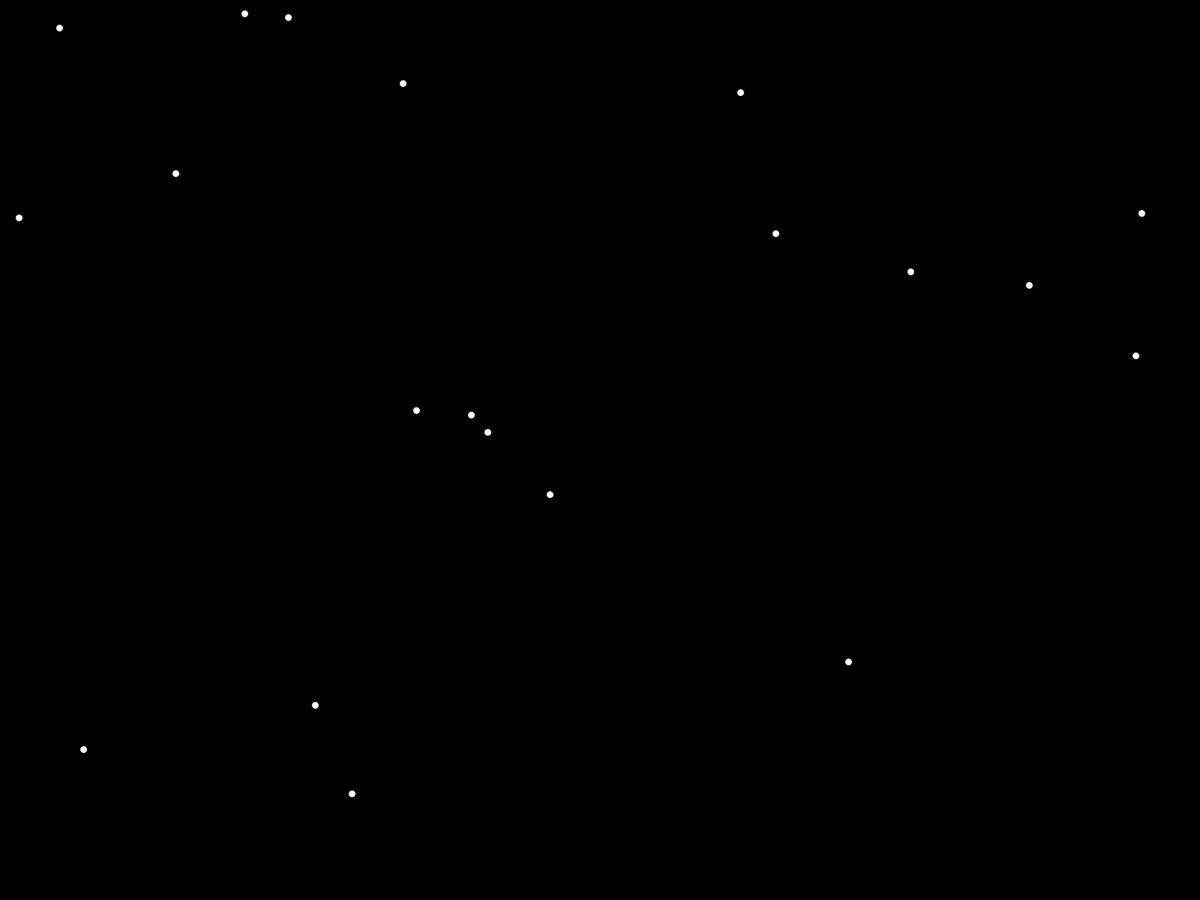
Frame 1 (no input)
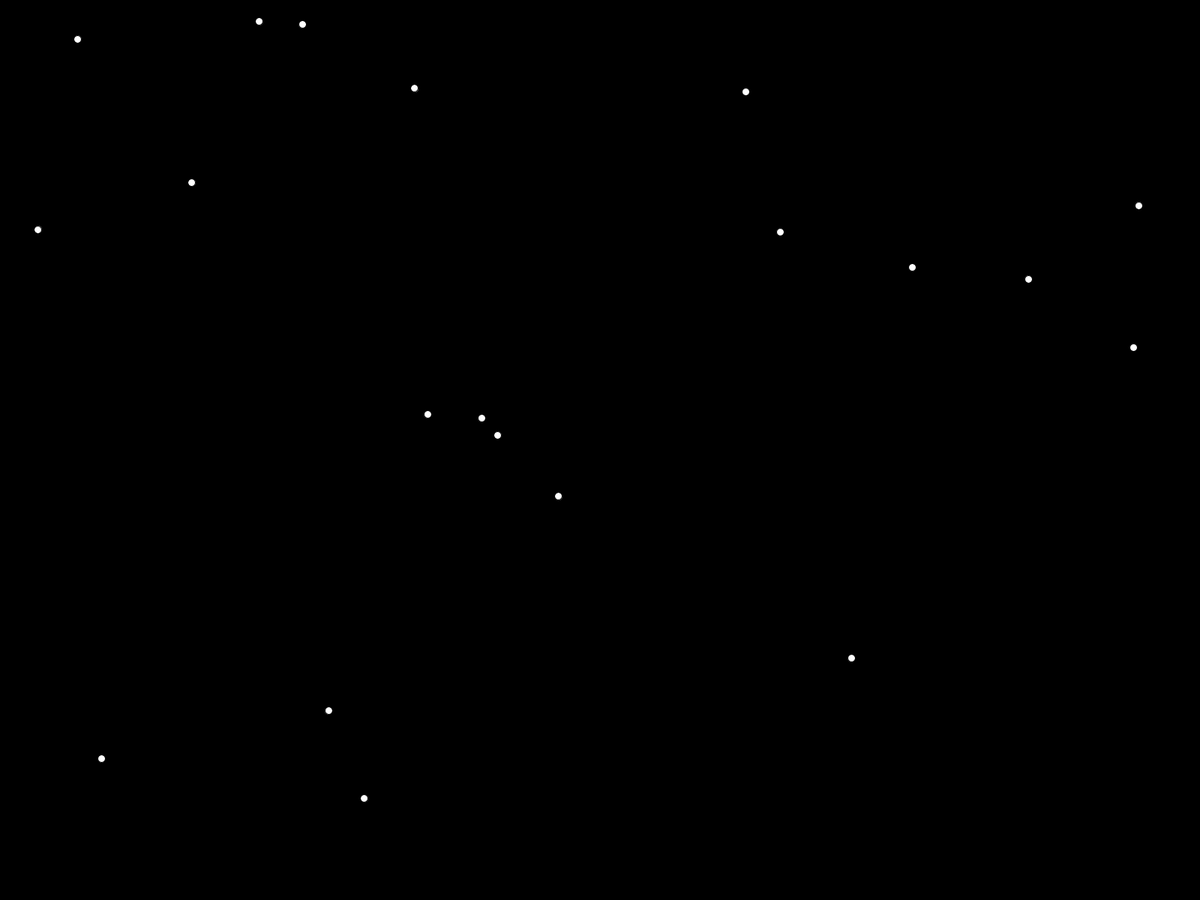
Frame 60 (the mouse pressed at the canvas centre just before this capture)
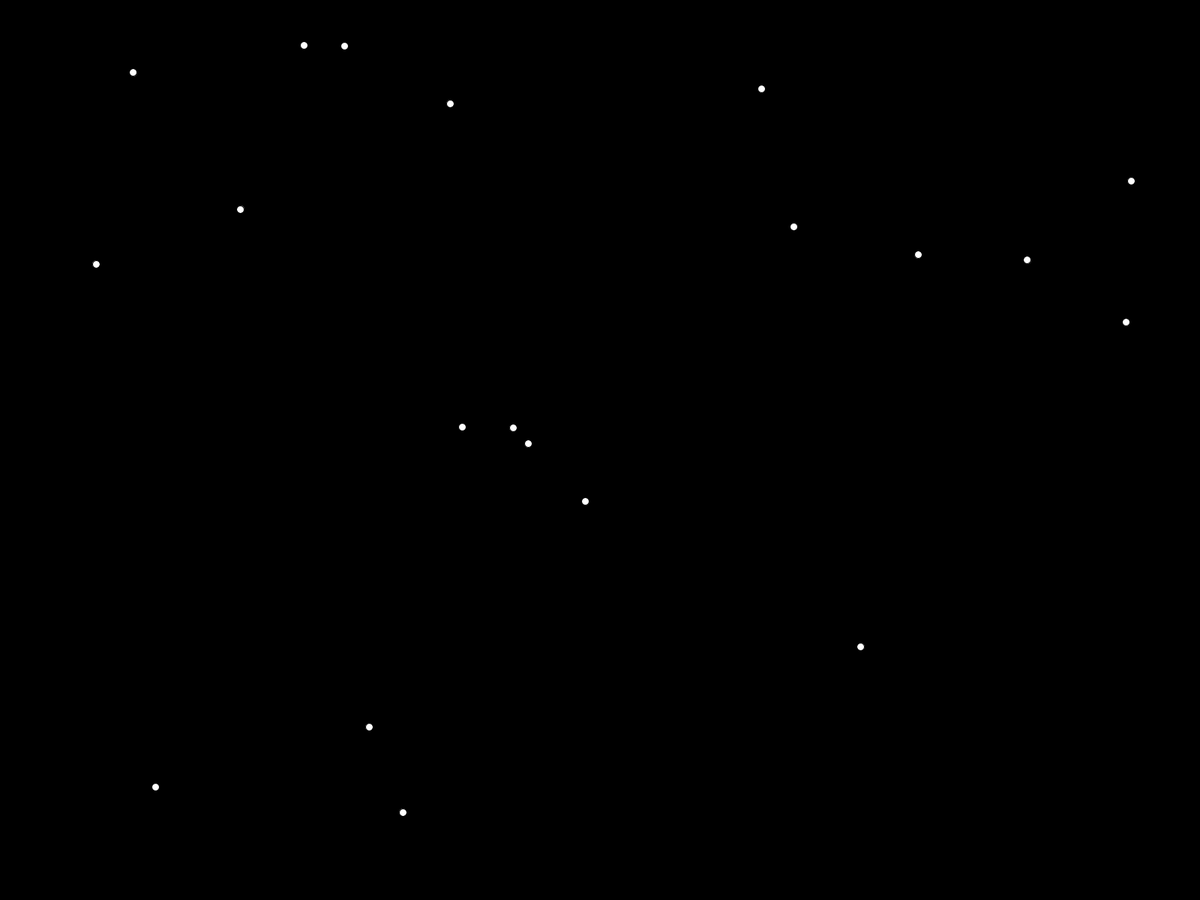
Frame 120 (the mouse held since frame 60 and released just before this capture)

The Processing sketch that drew these frames (run headless with seeded random() and noise(); from frame 60 on, the mouse is pressed at the canvas centre):

// Processing sketch: Boid_Simulation
// ── Boid_Simulation.pde
//Sophia Carlone

float SPEEDCAP = 3;
float Dt = 0.00001;
float R = 0.0; //radius for collision avoidance / separation

int boid_count = 20;
Boid[] boids = new Boid[boid_count]; //learning moment: these objects will be set as null

void setup(){ //initialize positions
  //TODO: positions should be random off screen
  fullScreen();
  for(int boid = 0; boid < boid_count; boid++){ //I find this hilarious
    boids[boid] = new Boid();
  }
  //println("start");
}

void draw(){ //draw boids
  //TODO: move this to make it more time efficient
  background(0);
  for(int boid = 0; boid < boid_count; boid++){ //I find this hilarious
    boids[boid].DrawBoid();
  } //can probably move this for loop later for time efficiency 
  NewPositions();
}
  
void NewPositions(){
  Boid b;
  //note: processing does not have vectors and I am not as familar with processing
  //TODO: arrays used, find possible better container
  //println("reached NewPositions function ");
  for(int i = 0; i < boid_count; i++){
    b = boids[i];
    rule1(i);
    rule2(i);
    rule3(i);
    if(b.Speed() > SPEEDCAP){
      b.setXVel((b.XVel()/b.Speed()) * SPEEDCAP);
      b.setYVel((b.YVel()/b.Speed()) * SPEEDCAP);
    }
    /*TODO: different possibilities here
    have functions return a pointer
    have setter and getters for the Boid class
    */
    b.setXPos(b.XPos() + b.XVel());
    b.setYPos(b.YPos() + b.YVel());
  }
}

void rule1(int boid){ //pass boid
  //print("reached rule 1 ");
  
  float xpos = 0;
  float ypos = 0;
  float xacc = 0;
  float yacc = 0;

  for(int i = 0; i < boid_count; i++){
    if(i != boid){
      xpos += boids[i].XPos();
      ypos += boids[i].YPos();
    }
  }
  
  xpos = xpos / (float)(boid_count-1);
  ypos = ypos / (float)(boid_count-1);
  
  xacc = (xpos - boids[boid].XPos());
  yacc = (ypos - boids[boid].XPos());
  
  boids[boid].AddToVelocity(xacc * Dt, yacc * Dt);

}

void rule2(int boid){ //pass boid
  //Vector c = 0;
  //print("reached rule 2 ");
  float delta_x = 0;
  float delta_y = 0; 

  for(int i = 0; i < boid_count; i++){
    if(i != boid){
      //TODO: clean this up bit by stuffing data into variables
      if (abs(boids[i].XPos() - boids[boid].XPos()) < R){
        delta_x -= (boids[i].XPos() - boids[boid].XPos());
      }
      if (abs(boids[i].YPos() - boids[boid].YPos()) < R){
        delta_y -= (boids[i].YPos() - boids[boid].YPos());
      } //TODO 50 -> R
    }
  }
  delta_x *= Dt;
  delta_y *= Dt;
  boids[boid].AddToVelocity(delta_x, delta_y);
}

void rule3(int boid){ //pass boid
  //Vector pvJ
  //print("reached rule 3 ");
  float pvx = 0.0; //precieved velocity
  float pvy = 0.0; 

  for(int i = 0; i < boid_count; i++){
    if(i != boid){
      pvx += boids[i].XPos();
      pvy += boids[i].YPos();
    }
  }

  pvx = pvx / float(boid_count-1);
  pvy = pvy / float(boid_count-1);
  
  pvx = (pvx - boids[boid].XVel()) * Dt;
  pvy = (pvy - boids[boid].YVel()) * Dt;

  boids[boid].AddToVelocity(pvx, pvy);  
  //println(boid);
}

// ── Boid.pde
//import Math;

class Boid{
  float xpos, ypos, xvel, yvel;
  
  Boid(){
    xpos = random(0, displayWidth); //+random(0, 50);
    ypos = random(0, displayHeight); //+random(0, 50);
    xvel = 0;
    yvel = 0;
  }
  
  void DrawBoid(){
    circle(xpos, ypos, 10);
  }
  
  float XPos(){ 
    return xpos; 
  }
  void setXPos(float x){
    //println("reaching set xPos");
    xpos = x;
    //println(xpos);
    if(xpos > displayWidth) xpos = 0;
    if(xpos < 0) xpos = displayWidth;
  }
  
  float YPos(){ 
    return ypos; 
  }
  void setYPos(float y){
    ypos = y;
    if(ypos < 0) ypos = displayHeight;
    if(ypos > displayHeight) ypos = 0;

  }
  
  float XVel(){ 
    return xvel; 
  }
  
  void setXVel(float x){
    xvel = x;
  }
  
  float YVel(){ 
    return yvel; 
  }
  
  void setYVel(float y){
    yvel = y;
  }
  
  void AddToVelocity(float x, float y){
    //print("reached AddToVelocity function ");
    xvel += x;
    yvel += y;
    //println(xvel, yvel);
  }
  
  float Speed(){
     return (float)sqrt((xvel * xvel) + (yvel * yvel));
  }
}

// ── Node.pde
////Sophia Carlone

//class Node<T>{
// T value_;
// T *complement_;
//}

// ── Vec2.pde
////Sophia Carlone

//class Vec2<T>{
  
//}
